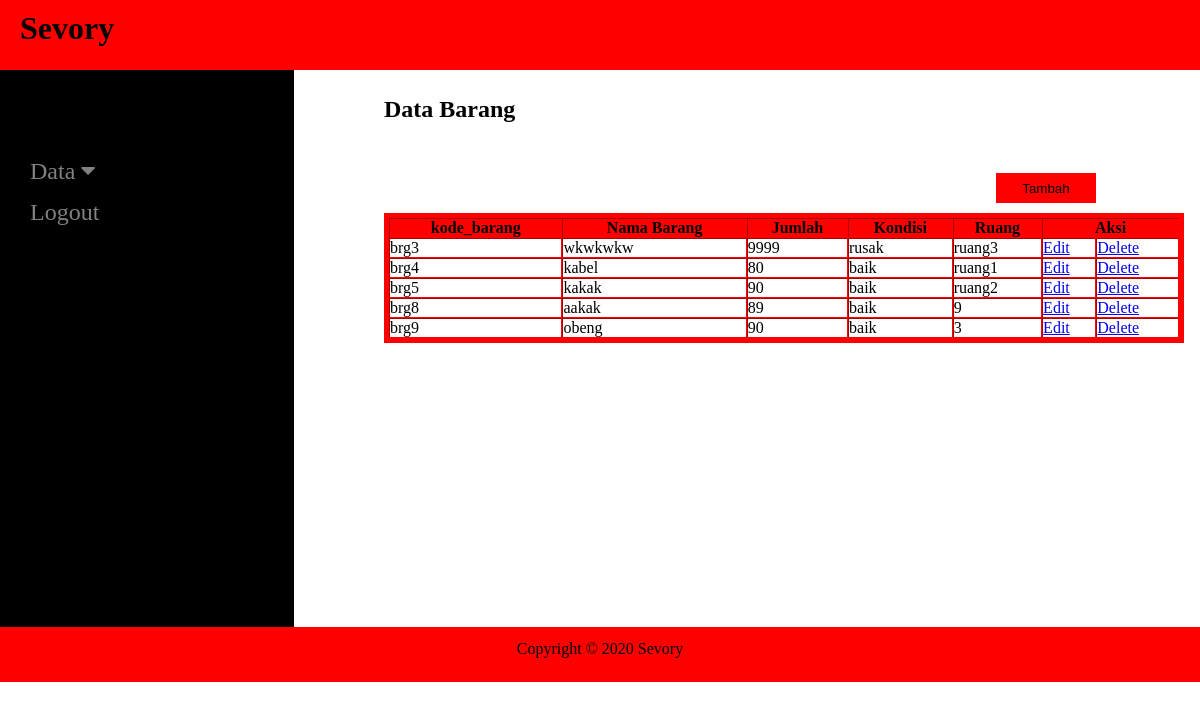
Screenshot of /Operator/data_barang.php with the database file from the repository.
### tables this page shows
CREATE TABLE `tb_barang` (
  `kode_barang` varchar(200) NOT NULL,
  `gambar` varchar(200) NOT NULL,
  `nama_barang` text NOT NULL,
  `jumlah_barang` int(11) NOT NULL,
  `kondisi_barang` text NOT NULL,
  `ruang_barang` text NOT NULL
);

### Operator/data_barang.php (the view, shortened to what this page needs)
<?php
	include("../head_foot_oprt/header.php");
	include '../config/koneksi.php';
	$query="SELECT * FROM tb_barang";
	$hasil=mysqli_query($conn,$query);
 ?>
<div class="content">
	<h2>Data Barang</h2>
	<a href="barang/tambahdata.php"><button class="btn">Tambah</button></a>
	<table border="1" width="800px" cellpadding="10px" cellspacing="0">
 	<tr>
 		<th>kode_barang</th>
 		<th>Nama Barang</th>
 		<th>Jumlah</th>
 		<th>Kondisi</th>
 		<th>Ruang</th>
 		<th colspan="2">Aksi</th>
 	</tr>
 	<?php
 		while ($data= mysqli_fetch_array($hasil)) {
 	 ?>
 	<tr>
 		<td><?php echo $data['kode_barang'] ?></td>
 		<td><?php echo $data['nama_barang'] ?></td>
 		<td><?php echo $data['jumlah_barang'] ?></td>
 		<td><?php echo $data['kondisi_barang'] ?></td>
 		<td><?php echo $data['ruang_barang'] ?></td>
 		<td class="#">
 			<a href="barang/edit_barang.php?id=<?php echo $data['kode_barang'] ?>">Edit</a>
 		</td>
 		<td class="#">
 			<a href="barang/delete.php?id=<?php echo $data['kode_barang'] ?>"
 	 		onclick="return confirm('Apakah Anda Yakin?')">Delete</a>
 		</td>
 	</tr>
 <?php } ?>
 </table>
</div>
<?php
	include("../head_foot_oprt/footer.php")
 ?>

### head_foot_oprt/header.php (style rules this page uses)
* { padding: 0; margin: 0; }

### Operator/data_barang.php (style rules this page uses)
.content { margin-left: 32%; padding-top: 8%; height: 531px; }
.content h2 { margin-bottom: 50px; }
.btn { margin-left: 75%; height: 30px; width: 100px; margin-bottom: 10px; background-color: red; border: none; cursor: pointer; }
table { border: 5px solid red; }
th { background-color: red; text-align: center; }

### rows the page displays
tb_barang: kode_barang "brg3", nama_barang "wkwkwkw", jumlah_barang "9999", kondisi_barang "rusak", ruang_barang "ruang3"
tb_barang: kode_barang "brg4", nama_barang "kabel", jumlah_barang "80", kondisi_barang "baik", ruang_barang "ruang1"
tb_barang: kode_barang "brg5", nama_barang "kakak", jumlah_barang "90", kondisi_barang "baik", ruang_barang "ruang2"
tb_barang: kode_barang "brg8", nama_barang "aakak", jumlah_barang "89", kondisi_barang "baik", ruang_barang "9"
tb_barang: kode_barang "brg9", nama_barang "obeng", jumlah_barang "90", kondisi_barang "baik", ruang_barang "3"
